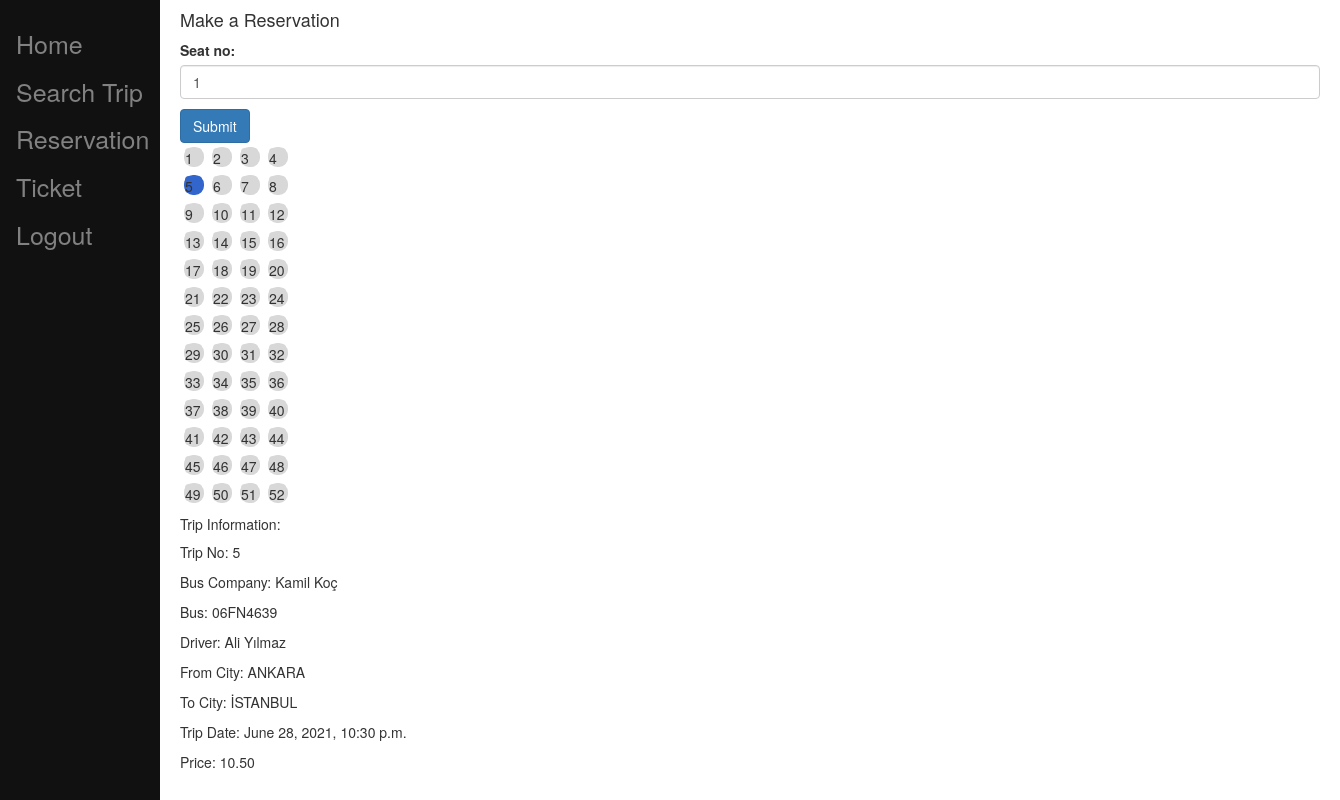
Screenshot of /reservationnew/5 (signed in) with the database file from the repository.
### busticket/models.py (models this page shows, shortened)
class Trip(models.Model):
    bus = models.ForeignKey(Bus, on_delete=models.PROTECT)
    driver = models.ForeignKey(Driver, on_delete=models.PROTECT,blank=True,null=True)
    from_city = models.ForeignKey(City, related_name='f_city', on_delete=models.CASCADE,blank=True,null=True)
    to_city = models.ForeignKey(City, related_name='t_city', on_delete=models.CASCADE,blank=True,null=True)
    trip_date = models.DateTimeField(blank=True)
    price = models.DecimalField(max_digits=6, decimal_places=2, default=0.0)
    bus_company = models.ForeignKey(BusCompany, on_delete=models.CASCADE, editable=True,blank=True,null=True)
    class Meta:
        constraints = [
            models.UniqueConstraint(fields=['bus', 'from_city','to_city'], name='unique trip')
        ]

class BusCompany(models.Model):
    user = models.OneToOneField(User, on_delete=models.CASCADE)
    name = models.CharField(max_length=30,unique=True,default='Default Bus Company')
    tel_no = models.CharField(max_length=30,default='', blank=True,null=True)
    address = models.CharField(max_length=300,default='', blank=True,null=True)
    email = models.EmailField(max_length=254,default='', blank=True,null=True)
    url = models.URLField(max_length=200,default='', blank=True,null=True)
    def __str__(self):
        return self.name

class Bus(models.Model):
    plate_text = models.CharField(max_length=30,unique=True)
    brand_name = models.CharField(max_length=30,default='Mercedes Benz')
    status = models.BooleanField(default=True)
    seat_count = models.IntegerField(default=52)
    bus_company = models.ForeignKey(BusCompany, on_delete=models.CASCADE, blank=True,null=True)
    def __str__(self):
        return self.plate_text

class Driver(models.Model):
    name = models.CharField(max_length=30,default='Unknown Driver',unique=True)
    date_of_birth = models.DateField()
    years_of_experience = models.IntegerField()
    bus_company = models.ForeignKey(BusCompany, on_delete=models.CASCADE, editable=False,blank=True,null=True)
    def __str__(self):
        return self.name

class City(models.Model):
    name = models.CharField(max_length=30,unique=True)
    def __str__(self):
        return self.name

### busticket/views.py (the view)
# urls.py: path('reservationnew/<int:id>',views.make_reservation),
def make_reservation(request, id):
    trip = Trip.objects.get(id=id)
    user = User.objects.get(username=request.user.username)
    reservation_list = Reservation.objects.filter(trip = trip)
    ticket_list = Reservation.objects.filter(trip = trip,is_ticket=True)
    reservation_ids = []
    ticket_ids = []
    for item in reservation_list:
        reservation_ids.append(item.seat_no)
    for ticket in ticket_list:
        ticket_ids.append(ticket.seat_no)
    if request.method == "POST":
        form = ReservationForm(trip,user.passenger,True,request.POST)
        if form.is_valid():
            try:
                user = User.objects.get(username=request.user.username)
                form_result = form.save(commit=False)
                now = datetime.now()
                hours_added = timedelta(hours = 3)
                now = now + hours_added
                form_result.reservation_date = now
                form.save()
                return HttpResponseRedirect("/reservation")
            except:
                pass
        else:
            print(form.errors)
    else:
        form = ReservationForm(trip,user.passenger,False)
    return render(request,'busticket/reservationcrud/reservationnew.html',{'form':form,'trip':trip, "numbers": range(1,trip.bus.seat_count + 1), "reservation_ids": reservation_ids, "ticket_ids": ticket_ids})

### busticket/forms.py (shortened to what this page needs)
class ReservationForm(forms.ModelForm):
    class Meta:
        model = Reservation
        fields = ['trip', 'seat_no','reservation_date','passenger']
        widgets = {
            'trip': forms.HiddenInput(attrs={ 'class': 'form-control' }),
            'seat_no': forms.NumberInput(attrs={'class': 'form-control'}),
            'reservation_date': forms.HiddenInput(attrs={ 'class': 'form-control' }),
            'passenger': forms.HiddenInput(attrs={ 'class': 'form-control' }),
        }
    def __init__(self,trip,passenger,is_insert=False, *args, **kwargs):
        super(ReservationForm, self).__init__(*args, **kwargs)
        self.is_insert = is_insert
        self.fields["trip"].initial = trip
        self.fields["passenger"].initial = passenger

### busticket/templatetags/user_tags.py (called while the page is built)
@register.filter(name='has_group')
def has_group(user, group_name):
    group = Group.objects.filter(name=group_name)
    if group:
        group = group.first()
        return group in user.groups.all()
    else:
        return False

### templates/busticket/reservationcrud/reservationnew.html (shortened to what this page needs)
{% extends 'busticket/base.html' %}
{% block content %}
<div class="col-md-12">
    <h4>Make a Reservation</h4>
 <form method="POST" class="post-form" action="/reservationnew/{{ trip.id }}">
   {{ form.as_p }}
  <button type="submit" class="btn btn-primary">Submit</button>
 </form>
{% for item in numbers %}
  {% if item in reservation_ids %}
    {% if item in ticket_ids %}
    <div class="outer-seat finalized-outerColor" id="div-inline"><div class="inner-seat finalized-innerColor">{{ item }}</div></div>
    {% else %}
    <div class="outer-seat selected-outerColor" id="div-inline"><div class="inner-seat selected-innerColor">{{ item }}</div></div>
    {% endif %}
  {% else %}
  <div class="outer-seat" id="div-inline"><div class="inner-seat">{{ item }}</div></div>
  {% endif %}
  {% if item|divisibleby:4 %}
    <br class="clearBoth" />
  {% endif %}
{% endfor %}
 <h5>Trip Information:</h5>
 <p>Trip No: {{ trip.id }}</p>
 <p>Bus Company: {{ trip.bus_company }}</p>
 <p>Bus: {{ trip.bus }}</p>
 <p>Driver: {{ trip.driver }}</p>
 <p>From City: {{ trip.from_city }}</p>
 <p>To City: {{ trip.to_city }}</p>
 <p>Trip Date: {{ trip.trip_date }}</p>
 <p>Price: {{ trip.price }}</p>
</div>
{% endblock content %}

### templates/busticket/base.html (style rules this page uses)
.maincontainer { padding-left: 160px; }
.outer-seat { width: 20px; height: 20px; border-radius: 9px; border: 3px solid #D8D8D8 ; background: white; position: relative; margin: 4px; }
.inner-seat { width: 17px; height: 17px; border-radius: 4px; top: 50%; left: 50%; margin: -9px 0px 0px -9px; background: #D8D8D8 ; position: absolute; }
#div-inline { float: left; }
.selected-innerColor { background-color: #3366CC; }
.selected-outerColor { border-color: #3366CC; }

### rows the page displays
Trip: id "5", bus_company "Kamil Koç", bus "06FN4639", driver "Ali Yılmaz", from_city "ANKARA", to_city "İSTANBUL", trip_date "June 28, 2021, 10:30 p.m.", price "10.50"

### other values shown
{{ item }} "1" "2" "3" "4" "6" "7" "8" "9" "10" "11" "12" "13" "14" "15" "16" "17" "18" "19" "20" "21" "22" "23" "24" "25" "26" "27" "28" "29" "30" "31" "32" "33" "34" "35" "36" "37" "38" "39" "40" "41" "42" "43" "44" "45" "46" "47" "48" "49" "50" "51" "52"
{{ item }} "5"
